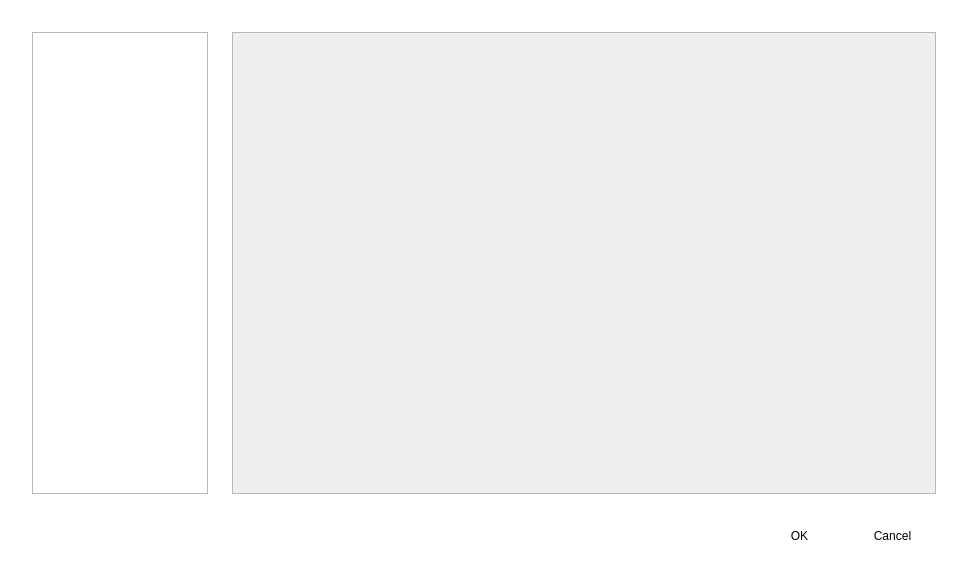
<?xml version="1.0" encoding="UTF-8"?>
<ui version="4.0">
 <class>EnvDialog</class>
 <widget class="QDialog" name="EnvDialog">
  <property name="geometry">
   <rect>
    <x>0</x>
    <y>0</y>
    <width>968</width>
    <height>585</height>
   </rect>
  </property>
  <property name="minimumSize">
   <size>
    <width>968</width>
    <height>585</height>
   </size>
  </property>
  <property name="windowTitle">
   <string>Environments</string>
  </property>
  <property name="styleSheet">
   <string notr="true">QDialog {
	background-color: #FFFFFF;
}</string>
  </property>
  <layout class="QGridLayout" name="gridLayout">
   <property name="leftMargin">
    <number>32</number>
   </property>
   <property name="topMargin">
    <number>32</number>
   </property>
   <property name="rightMargin">
    <number>32</number>
   </property>
   <property name="bottomMargin">
    <number>32</number>
   </property>
   <property name="horizontalSpacing">
    <number>8</number>
   </property>
   <property name="verticalSpacing">
    <number>24</number>
   </property>
   <item row="0" column="0">
    <layout class="QHBoxLayout" name="horizontalLayout" stretch="1,4">
     <property name="spacing">
      <number>24</number>
     </property>
     <item>
      <widget class="QListView" name="envSelectionListView"/>
     </item>
     <item>
      <widget class="QScrollArea" name="envDescriptionScrollArea">
       <property name="widgetResizable">
        <bool>true</bool>
       </property>
       <widget class="QWidget" name="scrollAreaWidgetContents">
        <property name="geometry">
         <rect>
          <x>0</x>
          <y>0</y>
          <width>700</width>
          <height>454</height>
         </rect>
        </property>
       </widget>
      </widget>
     </item>
    </layout>
   </item>
   <item row="1" column="0">
    <widget class="QDialogButtonBox" name="buttonBox">
     <property name="styleSheet">
      <string notr="true">QDialogButtonBox {
    qproperty-centerButtons: true;
}

QDialogButtonBox QPushButton {
    min-height: 23px;
    min-width: 75px;
    padding: 6px 6px;
    border-radius: 19px;
    qproperty-icon: none;
    font-size: 12px;
}

QDialogButtonBox QPushButton[text=&quot;OK&quot;] {
    background-color: #888888;
    color: #EEEEEE;
    border: 2px solid transparent;
}

QDialogButtonBox QPushButton[text=&quot;OK&quot;]:hover {
    background-color: #9E9E9E;
    border: 2px solid transparent;
}

QDialogButtonBox QPushButton[text=&quot;OK&quot;]:pressed {
    background-color: #555555;
    border: 2px solid transparent;
}

QDialogButtonBox QPushButton[text=&quot;Cancel&quot;] {
    background-color: #BBBBBB;
    color: #EEEEEE;
    border: 2px solid #BBBBBB;
}

QDialogButtonBox QPushButton[text=&quot;Cancel&quot;]:hover {
    background-color: #CCCCCC;
    border: 2px solid #CCCCCC;
}

QDialogButtonBox QPushButton[text=&quot;Cancel&quot;]:pressed {
    background-color: #999999;
    border: 2px solid #999999;
}</string>
     </property>
     <property name="orientation">
      <enum>Qt::Orientation::Horizontal</enum>
     </property>
     <property name="standardButtons">
      <set>QDialogButtonBox::StandardButton::Cancel|QDialogButtonBox::StandardButton::Ok</set>
     </property>
    </widget>
   </item>
  </layout>
 </widget>
 <resources/>
 <connections>
  <connection>
   <sender>buttonBox</sender>
   <signal>accepted()</signal>
   <receiver>EnvDialog</receiver>
   <slot>accept()</slot>
   <hints>
    <hint type="sourcelabel">
     <x>248</x>
     <y>254</y>
    </hint>
    <hint type="destinationlabel">
     <x>157</x>
     <y>274</y>
    </hint>
   </hints>
  </connection>
  <connection>
   <sender>buttonBox</sender>
   <signal>rejected()</signal>
   <receiver>EnvDialog</receiver>
   <slot>reject()</slot>
   <hints>
    <hint type="sourcelabel">
     <x>316</x>
     <y>260</y>
    </hint>
    <hint type="destinationlabel">
     <x>286</x>
     <y>274</y>
    </hint>
   </hints>
  </connection>
 </connections>
</ui>
